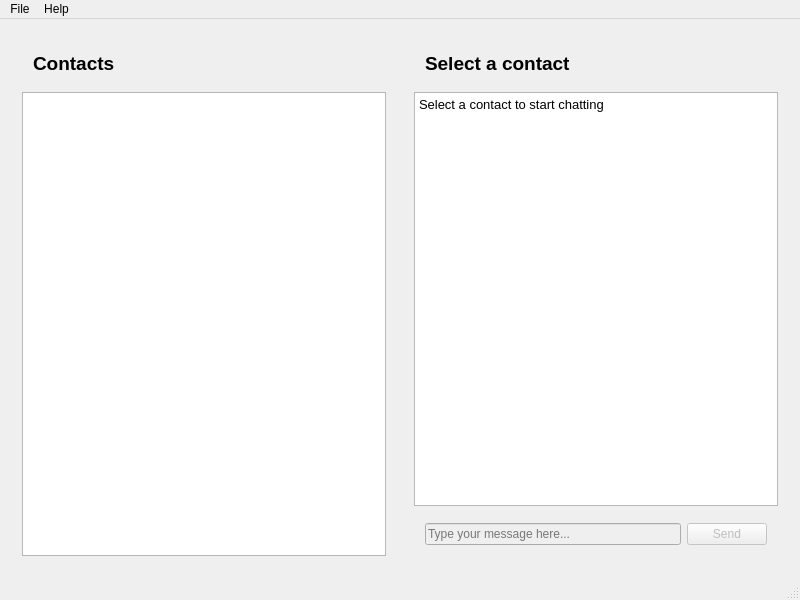
<?xml version="1.0" encoding="UTF-8"?>
<ui version="4.0">
 <class>ChatWindow</class>
 <widget class="QMainWindow" name="ChatWindow">
  <property name="geometry">
   <rect>
    <x>100</x>
    <y>100</y>
    <width>800</width>
    <height>600</height>
   </rect>
  </property>
  <property name="windowTitle">
   <string>Chat Client</string>
  </property>
  <widget class="QWidget" name="centralWidget">
   <layout class="QHBoxLayout" name="horizontalLayout">
    <item>
     <widget class="QWidget" name="contactsWidget" native="true">
      <layout class="QVBoxLayout" name="verticalLayout_Contacts">
       <property name="sizeConstraint">
        <enum>QLayout::SetMinimumSize</enum>
       </property>
       <property name="contentsMargins">
        <rect>
         <x>0</x>
         <y>0</y>
         <width>0</width>
         <height>0</height>
        </rect>
       </property>
       <item>
        <widget class="QWidget" name="contactsHeaderWidget" native="true">
         <layout class="QHBoxLayout" name="horizontalLayout_ContactsHeader">
          <property name="contentsMargins">
           <rect>
            <x>10</x>
            <y>10</y>
            <width>10</width>
            <height>10</height>
           </rect>
          </property>
          <item>
           <widget class="QLabel" name="contactsLabel">
            <property name="text">
             <string>Contacts</string>
            </property>
            <property name="font">
             <font>
              <pointsize>14</pointsize>
              <weight>75</weight>
              <bold>true</bold>
             </font>
            </property>
           </widget>
          </item>
          <item>
           <spacer name="horizontalSpacer_ContactsHeader">
            <property name="orientation">
             <enum>Qt::Horizontal</enum>
            </property>
            <property name="sizeHint" stdset="0">
             <size>
              <width>40</width>
              <height>20</height>
             </size>
            </property>
           </spacer>
          </item>
         </layout>
        </widget>
       </item>
       <item>
        <widget class="QListView" name="contactsListView">
         <property name="styleSheet">
          <string notr="true">QListView::item {
    padding: 8px;
    border-bottom: 1px solid #eeeeee;
}

QListView::item:selected {
    background-color: #e3f2fd;
    color: #0d47a1;
}</string>
         </property>
         <property name="uniformItemSizes">
          <bool>true</bool>
         </property>
        </widget>
       </item>
      </layout>
     </widget>
    </item>
    <item>
     <widget class="QWidget" name="chatWidget" native="true">
      <layout class="QVBoxLayout" name="verticalLayout_Chat">
       <property name="sizeConstraint">
        <enum>QLayout::SetMinimumSize</enum>
       </property>
       <property name="contentsMargins">
        <rect>
         <x>0</x>
         <y>0</y>
         <width>0</width>
         <height>0</height>
        </rect>
       </property>
       <item>
        <widget class="QWidget" name="chatHeaderWidget" native="true">
         <layout class="QHBoxLayout" name="horizontalLayout_ChatHeader">
          <property name="contentsMargins">
           <rect>
            <x>10</x>
            <y>10</y>
            <width>10</width>
            <height>10</height>
           </rect>
          </property>
          <item>
           <widget class="QLabel" name="contactNameLabel">
            <property name="text">
             <string>Select a contact</string>
            </property>
            <property name="font">
             <font>
              <pointsize>14</pointsize>
              <weight>75</weight>
              <bold>true</bold>
             </font>
            </property>
           </widget>
          </item>
          <item>
           <widget class="QLabel" name="contactStatusLabel">
            <property name="text">
             <string/>
            </property>
            <property name="styleSheet">
             <string notr="true">color: #666666;
font-size: 12px;</string>
            </property>
           </widget>
          </item>
          <item>
           <spacer name="horizontalSpacer_ChatHeader">
            <property name="orientation">
             <enum>Qt::Horizontal</enum>
            </property>
            <property name="sizeHint" stdset="0">
             <size>
              <width>40</width>
              <height>20</height>
             </size>
            </property>
           </spacer>
          </item>
         </layout>
        </widget>
       </item>
       <item>
        <widget class="QTextEdit" name="chatTextEdit">
         <property name="readOnly">
          <bool>true</bool>
         </property>
         <property name="html">
          <string>&lt;!DOCTYPE HTML PUBLIC &quot;-//W3C//DTD HTML 4.0//EN&quot; &quot;http://www.w3.org/TR/REC-html40/strict.dtd&quot;&gt;
&lt;html&gt;&lt;head&gt;&lt;meta name=&quot;qrichtext&quot; content=&quot;1&quot; /&gt;&lt;style type=&quot;text/css&quot;&gt;
p, li { white-space: pre-wrap; }
&lt;/style&gt;&lt;/head&gt;&lt;body style=&quot; font-family:'Sans Serif'; font-size:10pt; font-weight:400; font-style:normal;&quot;&gt;
&lt;p style=&quot; margin-top:0px; margin-bottom:0px; margin-left:0px; margin-right:0px; -qt-block-indent:0; text-indent:0px;&quot;&gt;Select a contact to start chatting&lt;/p&gt;&lt;/body&gt;&lt;/html&gt;</string>
         </property>
        </widget>
       </item>
       <item>
        <widget class="QWidget" name="messageInputWidget" native="true">
         <layout class="QHBoxLayout" name="horizontalLayout_MessageInput">
          <property name="contentsMargins">
           <rect>
            <x>10</x>
            <y>10</y>
            <width>10</width>
            <height>10</height>
           </rect>
          </property>
          <item>
           <widget class="QLineEdit" name="messageLineEdit">
            <property name="placeholderText">
             <string>Type your message here...</string>
            </property>
            <property name="enabled">
             <bool>false</bool>
            </property>
           </widget>
          </item>
          <item>
           <widget class="QPushButton" name="sendButton">
            <property name="text">
             <string>Send</string>
            </property>
            <property name="enabled">
             <bool>false</bool>
            </property>
           </widget>
          </item>
         </layout>
        </widget>
       </item>
      </layout>
     </widget>
    </item>
   </layout>
  </widget>
  <widget class="QMenuBar" name="menuBar">
   <property name="geometry">
    <rect>
     <x>0</x>
     <y>0</y>
     <width>800</width>
     <height>22</height>
    </rect>
   </property>
   <widget class="QMenu" name="menuFile">
    <property name="title">
     <string>File</string>
    </property>
    <addaction name="actionLogout"/>
    <addaction name="actionExit"/>
   </widget>
   <widget class="QMenu" name="menuHelp">
    <property name="title">
     <string>Help</string>
    </property>
    <addaction name="actionAbout"/>
   </widget>
   <addaction name="menuFile"/>
   <addaction name="menuHelp"/>
  </widget>
  <action name="actionLogout">
   <property name="text">
    <string>Logout</string>
   </property>
  </action>
  <action name="actionExit">
   <property name="text">
    <string>Exit</string>
   </property>
  </action>
  <action name="actionAbout">
   <property name="text">
    <string>About</string>
   </property>
  </action>
  <widget class="QStatusBar" name="statusBar"/>
 </widget>
 <layoutdefault spacing="6" margin="11"/>
 <resources/>
 <connections>
  <connection>
   <sender>contactsListView</sender>
   <signal>clicked(QModelIndex)</signal>
   <receiver>ChatWindow</receiver>
   <slot>onContactSelected(QModelIndex)</slot>
   <hints>
    <hint type="sourcelabel">
     <x>150</x>
     <y>250</y>
    </hint>
    <hint type="destinationlabel">
     <x>400</x>
     <y>300</y>
    </hint>
   </hints>
  </connection>
  <connection>
   <sender>sendButton</sender>
   <signal>clicked()</signal>
   <receiver>ChatWindow</receiver>
   <slot>onSendButtonClicked()</slot>
   <hints>
    <hint type="sourcelabel">
     <x>750</x>
     <y>550</y>
    </hint>
    <hint type="destinationlabel">
     <x>400</x>
     <y>300</y>
    </hint>
   </hints>
  </connection>
  <connection>
   <sender>messageLineEdit</sender>
   <signal>returnPressed()</signal>
   <receiver>ChatWindow</receiver>
   <slot>onMessageReturnPressed()</slot>
   <hints>
    <hint type="sourcelabel">
     <x>400</x>
     <y>550</y>
    </hint>
    <hint type="destinationlabel">
     <x>400</x>
     <y>300</y>
    </hint>
   </hints>
  </connection>
  <connection>
   <sender>actionLogout</sender>
   <signal>triggered()</signal>
   <receiver>ChatWindow</receiver>
   <slot>close()</slot>
   <hints>
    <hint type="sourcelabel">
     <x>50</x>
     <y>30</y>
    </hint>
    <hint type="destinationlabel">
     <x>400</x>
     <y>300</y>
    </hint>
   </hints>
  </connection>
  <connection>
   <sender>actionExit</sender>
   <signal>triggered()</signal>
   <receiver>QApplication</receiver>
   <slot>quit()</slot>
   <hints>
    <hint type="sourcelabel">
     <x>50</x>
     <y>50</y>
    </hint>
    <hint type="destinationlabel">
     <x>400</x>
     <y>300</y>
    </hint>
   </hints>
  </connection>
 </connections>
</ui>
